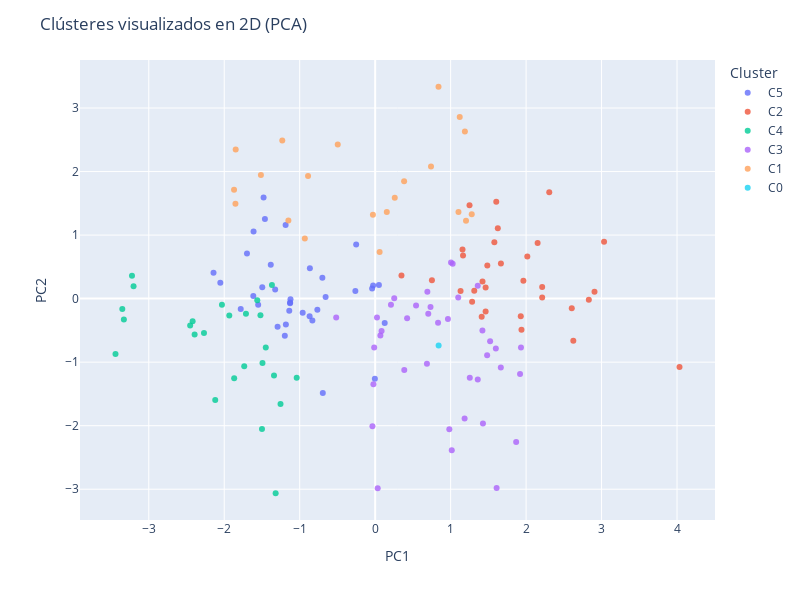

Notebook code for this chart:
### Markdown cell above
### <font color='264CC7'> Visualizaciones  </font>

### Code cell
# Realizo un PCA
pca = PCA(n_components=2)
X_pca = pca.fit_transform(X)

# Crear un DataFrame para graficar fácilmente
df_pca = pd.DataFrame(X_pca, columns=['PC1', 'PC2'])
df_pca['Name'] = data['Name'].values
df_pca['Cluster'] = data['Cluster'].values

# Crear el scatterplot interactivo con Plotly Express
fig = px.scatter(
    df_pca, 
    x='PC1', 
    y='PC2', 
    color='Cluster',
    hover_data=['Name'],  # Mostrará 'Name'
)

# Personalizar apariencia
fig.update_traces(marker=dict(opacity=0.8))
fig.update_layout(
    title='Clústeres visualizados en 2D (PCA)',
    width=800,
    height=600,
)

fig.show()

### Figure 1 — Plotly figure (JSON) as saved in the notebook; plotly's stock layout.template omitted (floating-point values rounded to 4 significant figures)
{"data": [{"customdata": [["Bulbasaur"], ["Ivysaur"], ["Squirtle"], ["Wartortle"], ["Butterfree"], ["Pidgeotto"], ["Nidoran"], ["Nidorina"], ["Nidorino"], ["Clefairy"], ["Jigglypuff"], ["Oddish"], ["Gloom"], ["Paras"], ["Venonat"], ["Psyduck"], ["Growlithe"], ["Machop"], ["Bellsprout"], ["Weepinbell"], ["Tentacool"], ["Slowpoke"], ["Magnemite"], ["Farfetch'd"], ["Seel"], ["Grimer"], ["Drowzee"], ["Exeggcute"], ["Cubone"], ["Lickitung"], ["Ditto"], ["Eevee"], ["Porygon"], ["Omanyte"], ["Dratini"]], "hovertemplate": "Cluster=C5<br>PC1=%{x}<br>PC2=%{y}<br>Name=%{customdata[0]}<extra></extra>", "legendgroup": "C5", "marker": {"color": "#636efa", "opacity": 0.8, "symbol": "circle"}, "mode": "markers", "name": "C5", "orientation": "v", "showlegend": true, "type": "scatter", "x": [-1.183, 0.1265, -1.325, 0.04962, -0.004167, -0.9605, -2.052, -0.6997, -0.6566, -1.127, -2.142, -1.128, -0.02686, -1.699, -1.496, -1.293, -0.8318, -1.611, -1.615, -0.2625, -0.6939, -1.478, -1.197, -0.7661, -1.122, -1.187, -0.8688, -1.383, -1.461, -0.2518, -1.781, -1.138, -0.04041, -0.8651, -1.55], "xaxis": "x", "y": [-0.4078, -0.3831, 0.1419, 0.2133, -1.261, -0.2231, 0.2507, 0.3294, 0.02739, -0.06247, 0.4064, -0.07113, 0.2048, 0.7087, 0.1774, -0.441, -0.3435, 1.057, 0.04043, 0.1192, -1.486, 1.592, -0.5859, -0.1743, -0.009442, 1.16, -0.2763, 0.5337, 1.253, 0.8517, -0.1631, -0.1926, 0.1582, 0.4798, -0.09736], "yaxis": "y"}, {"customdata": [["Venusaur"], ["Blastoise"], ["Nidoqueen"], ["Nidoking"], ["Clefable"], ["Wigglytuff"], ["Vileplume"], ["Golduck"], ["Arcanine"], ["Poliwrath"], ["Machamp"], ["Victreebel"], ["Slowbro"], ["Dewgong"], ["Muk"], ["Hypno"], ["Exeggutor"], ["Kangaskhan"], ["Seaking"], ["Gyarados"], ["Lapras"], ["Vaporeon"], ["Flareon"], ["Omastar"], ["Snorlax"], ["Articuno"], ["Zapdos"], ["Moltres"], ["Dragonite"], ["Mewtwo"], ["Mew"]], "hovertemplate": "Cluster=C2<br>PC1=%{x}<br>PC2=%{y}<br>Name=%{customdata[0]}<extra></extra>", "legendgroup": "C2", "marker": {"color": "#EF553B", "opacity": 0.8, "symbol": "circle"}, "mode": "markers", "name": "C2", "orientation": "v", "showlegend": true, "type": "scatter", "x": [1.93, 1.964, 1.486, 1.464, 1.285, 0.3486, 1.422, 1.412, 2.213, 1.579, 1.605, 1.313, 1.25, 1.132, 1.625, 1.464, 1.666, 1.164, 0.7521, 2.153, 2.016, 1.939, 2.213, 1.157, 2.307, 2.831, 2.626, 2.605, 3.033, 4.033, 2.907], "xaxis": "x", "y": [-0.2781, 0.2814, 0.5216, 0.1766, -0.04788, 0.3627, 0.269, -0.2836, 0.01587, 0.8885, 1.525, 0.1242, 1.468, 0.1218, 1.107, -0.2034, 0.5529, 0.6778, 0.2903, 0.874, 0.6629, -0.4893, 0.1813, 0.774, 1.675, -0.01898, -0.6641, -0.153, 0.8951, -1.075, 0.1099], "yaxis": "y"}, {"customdata": [["Charmander"], ["Caterpie"], ["Metapod"], ["Weedle"], ["Kakuna"], ["Pidgey"], ["Rattata"], ["Spearow"], ["Ekans"], ["Pikachu"], ["Nidoran"], ["Vulpix"], ["Zubat"], ["Diglett"], ["Meowth"], ["Mankey"], ["Poliwag"], ["Abra"], ["Doduo"], ["Gastly"], ["Voltorb"], ["Horsea"], ["Goldeen"], ["Staryu"], ["Magikarp"]], "hovertemplate": "Cluster=C4<br>PC1=%{x}<br>PC2=%{y}<br>Name=%{customdata[0]}<extra></extra>", "legendgroup": "C4", "marker": {"color": "#00cc96", "opacity": 0.8, "symbol": "circle"}, "mode": "markers", "name": "C4", "orientation": "v", "showlegend": true, "type": "scatter", "x": [-1.449, -3.351, -3.222, -3.33, -3.201, -2.419, -2.392, -2.268, -1.712, -1.34, -2.03, -1.493, -2.452, -2.119, -1.868, -1.52, -1.735, -1.319, -1.562, -1.5, -1.254, -1.933, -1.368, -1.04, -3.441], "xaxis": "x", "y": [-0.7704, -0.1627, 0.358, -0.3273, 0.1934, -0.356, -0.5657, -0.5426, -0.2391, -1.208, -0.09502, -1.014, -0.4233, -1.595, -1.254, -0.2615, -1.065, -3.063, -0.02476, -2.051, -1.658, -0.265, 0.2152, -1.244, -0.8729], "yaxis": "y"}, {"customdata": [["Charmeleon"], ["Charizard"], ["Beedrill"], ["Pidgeot"], ["Raticate"], ["Fearow"], ["Arbok"], ["Raichu"], ["Ninetales"], ["Golbat"], ["Venomoth"], ["Dugtrio"], ["Persian"], ["Primeape"], ["Poliwhirl"], ["Kadabra"], ["Alakazam"], ["Tentacruel"], ["Ponyta"], ["Rapidash"], ["Magneton"], ["Dodrio"], ["Haunter"], ["Gengar"], ["Electrode"], ["Hitmonlee"], ["Hitmonchan"], ["Seadra"], ["Starmie"], ["Mr. Mime"], ["Scyther"], ["Jynx"], ["Electabuzz"], ["Magmar"], ["Tauros"], ["Jolteon"], ["Aerodactyl"], ["Dragonair"]], "hovertemplate": "Cluster=C3<br>PC1=%{x}<br>PC2=%{y}<br>Name=%{customdata[0]}<extra></extra>", "legendgroup": "C3", "marker": {"color": "#ab63fa", "opacity": 0.8, "symbol": "circle"}, "mode": "markers", "name": "C3", "orientation": "v", "showlegend": true, "type": "scatter", "x": [-0.0131, 1.932, 0.02401, 0.9641, 0.08469, 0.4234, 0.5418, 1.254, 1.599, 0.7037, 0.6859, -0.02328, 0.3857, 0.7337, -0.5164, 0.03367, 1.609, 1.92, 0.06888, 1.421, 0.8334, 0.6916, -0.03595, 1.428, 0.9827, 1.101, 1.005, 0.2092, 1.665, 1.185, 1.359, 1.015, 1.359, 1.484, 1.027, 1.868, 1.523, 0.2527], "xaxis": "x", "y": [-0.7712, -0.7712, -0.299, -0.3223, -0.5083, -0.3098, -0.1078, -1.244, -0.7833, -0.2396, -1.025, -1.347, -1.123, -0.1302, -0.2986, -2.985, -2.98, -1.187, -0.5821, -0.5034, -0.3809, 0.1065, -2.009, -1.967, -2.056, 0.01675, 0.5677, -0.09694, -1.086, -1.889, 0.2013, -2.387, -1.273, -0.8929, 0.5484, -2.256, -0.6708, 0.007617], "yaxis": "y"}, {"customdata": [["Sandshrew"], ["Sandslash"], ["Parasect"], ["Machoke"], ["Geodude"], ["Graveler"], ["Golem"], ["Shellder"], ["Cloyster"], ["Onix"], ["Krabby"], ["Kingler"], ["Marowak"], ["Koffing"], ["Weezing"], ["Rhyhorn"], ["Rhydon"], ["Tangela"], ["Pinsir"], ["Kabuto"], ["Kabutops"]], "hovertemplate": "Cluster=C1<br>PC1=%{x}<br>PC2=%{y}<br>Name=%{customdata[0]}<extra></extra>", "legendgroup": "C1", "marker": {"color": "#FFA15A", "opacity": 0.8, "symbol": "circle"}, "mode": "markers", "name": "C1", "orientation": "v", "showlegend": true, "type": "scatter", "x": [-1.87, 0.3837, 0.1541, -0.0298, -1.848, -0.4957, 1.121, -1.852, 1.189, -0.8892, -1.514, 0.7398, 0.2596, -1.15, 1.104, -1.231, 0.8394, 0.05891, 1.279, -0.9322, 1.204], "xaxis": "x", "y": [1.715, 1.847, 1.365, 1.32, 2.347, 2.426, 2.857, 1.492, 2.631, 1.93, 1.947, 2.078, 1.589, 1.23, 1.362, 2.487, 3.335, 0.7354, 1.328, 0.9449, 1.227], "yaxis": "y"}, {"customdata": [["Chansey"]], "hovertemplate": "Cluster=C0<br>PC1=%{x}<br>PC2=%{y}<br>Name=%{customdata[0]}<extra></extra>", "legendgroup": "C0", "marker": {"color": "#19d3f3", "opacity": 0.8, "symbol": "circle"}, "mode": "markers", "name": "C0", "orientation": "v", "showlegend": true, "type": "scatter", "x": [0.841], "xaxis": "x", "y": [-0.7371], "yaxis": "y"}], "layout": {"height": 600, "legend": {"title": {"text": "Cluster"}, "tracegroupgap": 0}, "margin": {"t": 60}, "title": {"text": "Clústeres visualizados en 2D (PCA)"}, "width": 800, "xaxis": {"anchor": "y", "domain": [0, 1], "title": {"text": "PC1"}}, "yaxis": {"anchor": "x", "domain": [0, 1], "title": {"text": "PC2"}}}}
